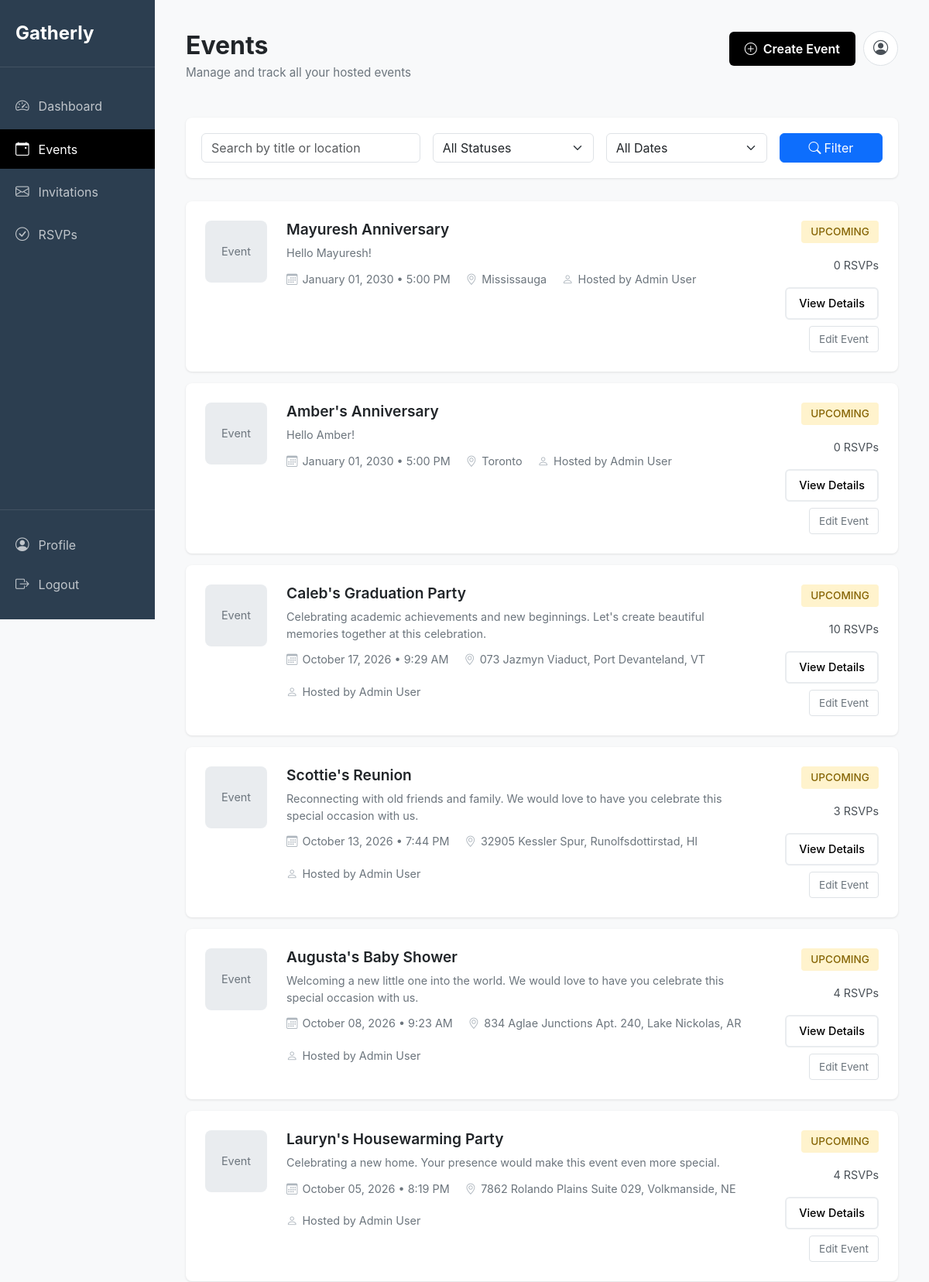
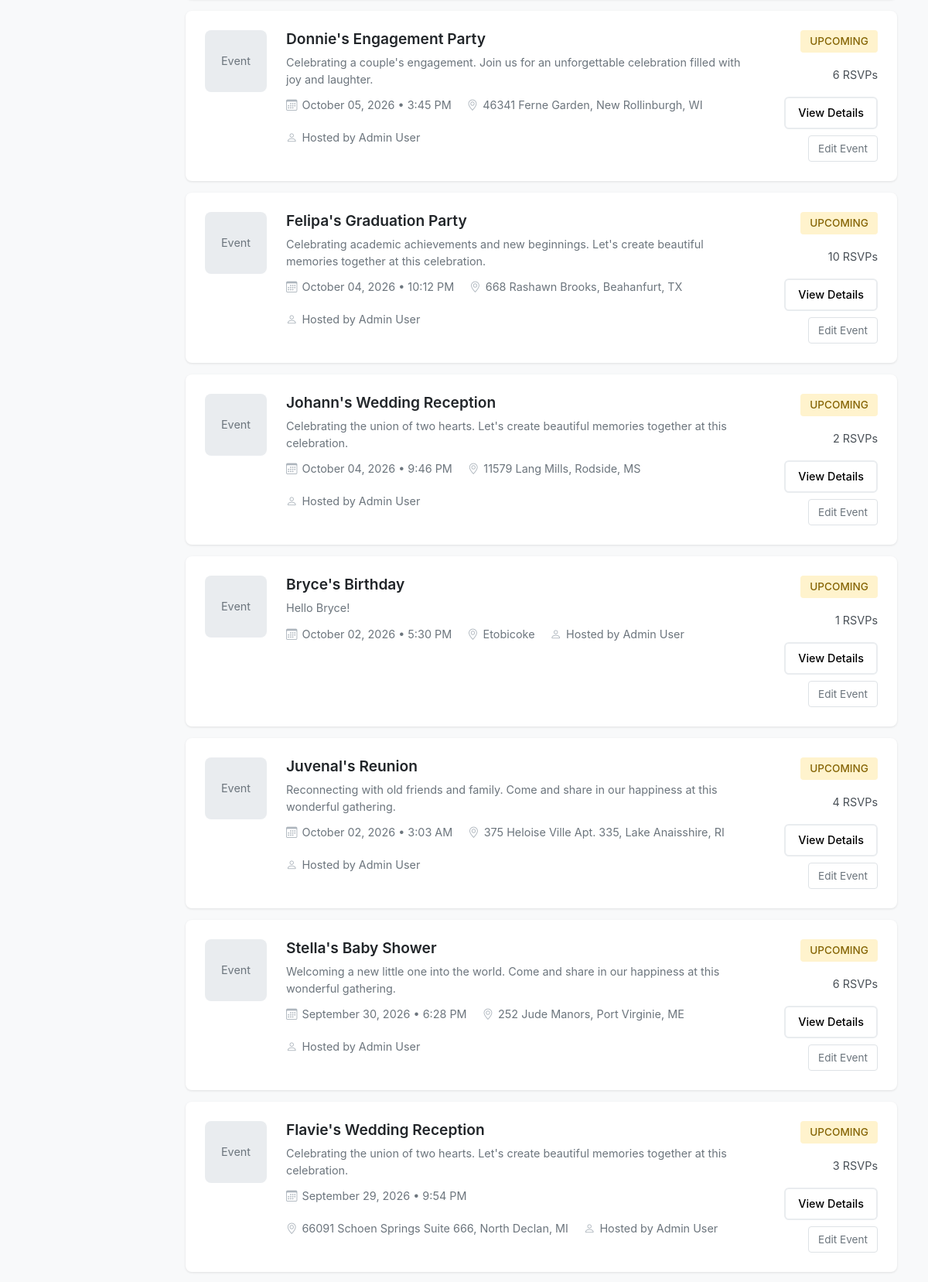
The app's page /events.php (signed in, upper part) with its own data (2 pictures, top to bottom).
### tables this page shows
CREATE TABLE `events` (
  `event_id` int(11) NOT NULL,
  `host_id` int(11) NOT NULL,
  `title` varchar(255) NOT NULL,
  `description` text DEFAULT NULL,
  `event_date` date NOT NULL,
  `event_time` time NOT NULL,
  `location` varchar(255) DEFAULT NULL,
  `location_lat` decimal(10,8) DEFAULT NULL,
  `location_lng` decimal(11,8) DEFAULT NULL,
  `max_guests` int(11) DEFAULT NULL,
  `status` enum('draft','published','cancelled','completed') NOT NULL DEFAULT 'draft',
  `rsvp_deadline` date DEFAULT NULL,
  `created_at` timestamp NOT NULL DEFAULT current_timestamp(),
  `updated_at` timestamp NOT NULL DEFAULT current_timestamp() ON UPDATE current_timestamp()
);

### app/config/Database.php (called while the page is built, shortened)
<?php
class Database
{
    private static $instance = null;
    private $connection;
    private function __construct()
    {
        $host = $_ENV['DB_HOST'] ?? getenv('DB_HOST') ?? 'localhost';
        $dbname = $_ENV['DB_NAME'] ?? getenv('DB_NAME') ?? 'gatherly';
        $username = $_ENV['DB_USER'] ?? getenv('DB_USER') ?? 'root';
        $password = $_ENV['DB_PASS'] ?? getenv('DB_PASS') ?? '';
        try {
            $dsn = "mysql:host=$host;dbname=$dbname;charset=utf8mb4";
            $options = [
                PDO::ATTR_ERRMODE => PDO::ERRMODE_EXCEPTION,
                PDO::ATTR_DEFAULT_FETCH_MODE => PDO::FETCH_ASSOC,
                PDO::ATTR_EMULATE_PREPARES => false,
            ];
            $this->connection = new PDO($dsn, $username, $password, $options);
        } catch (PDOException $e) {
            error_log("Database connection failed: " . $e->getMessage());
            throw $e;
        }
    }
    public static function getInstance()
    {
        if (self::$instance === null) {
            self::$instance = new self();
        }
        return self::$instance;
    }
    public function getConnection()
    {
        return $this->connection;
    }
}

### app/models/Event.php (called while the page is built, shortened)
<?php
require_once __DIR__ . '/../config/Database.php';
class Event
{
    private $db;
    public function __construct()
    {
        $this->db = Database::getInstance()->getConnection();
    }
    public function getAll()
    {
        $sql = "SELECT * FROM events ORDER BY event_date DESC, event_time DESC";
        try {
            $stmt = $this->db->query($sql);
            $result = $stmt->fetchAll();
            return $result ?: [];
        } catch (PDOException $e) {
            error_log("Events fetch failed: " . $e->getMessage());
            return false;
        }
    }
}

### events.php (the view, shortened to what this page needs)
<?php
require_once __DIR__ . '/app/models/Event.php';
require_once __DIR__ . '/app/config/Database.php';
$user_name = $_SESSION['first_name'] . ' ' . $_SESSION['last_name'];
$search = $_GET['search'] ?? '';
$status_filter = $_GET['status'] ?? '';
$date_filter = $_GET['date'] ?? '';
$eventModel = new Event();
$all_events = $eventModel->getAll();
$events = array_filter($all_events, function($event) use ($search, $status_filter, $date_filter) {
    if (!empty($search)) {
        $search_lower = strtolower($search);
        if (stripos($event['title'], $search_lower) === false &&
            stripos($event['location'], $search_lower) === false) {
            return false;
        }
    }
    if (!empty($status_filter) && $event['status'] !== $status_filter) {
        return false;
    }
    if (!empty($date_filter)) {
        $today = date('Y-m-d');
        if ($date_filter === 'upcoming' && $event['event_date'] < $today) {
            return false;
        }
        if ($date_filter === 'past' && $event['event_date'] >= $today) {
            return false;
        }
    }
    return true;
});
$db = Database::getInstance()->getConnection();
?>
<!DOCTYPE html>
<html lang="en">
<head>
    <link href="https://cdn.jsdelivr.net/npm/bootstrap@5.3.0/dist/css/bootstrap.min.css" rel="stylesheet">
    <link rel="stylesheet" href="https://cdn.jsdelivr.net/npm/bootstrap-icons@1.11.0/font/bootstrap-icons.css">
</head>
<body>
    <div class="sidebar">
        <div class="sidebar-brand">Gatherly</div>
        <ul class="sidebar-nav">
            <li class="sidebar-nav-item">
                <a href="<?= BASE_URL ?>/dashboard.php" class="sidebar-nav-link">
                    <i class="bi bi-speedometer2"></i>
                    <span>Dashboard</span>
                </a>
            </li>
            <li class="sidebar-nav-item">
                <a href="<?= BASE_URL ?>/events.php" class="sidebar-nav-link active">
                    <i class="bi bi-calendar-event"></i>
                    <span>Events</span>
                </a>
            </li>
            <li class="sidebar-nav-item">
                <a href="<?= BASE_URL ?>/invitations.php" class="sidebar-nav-link">
                    <i class="bi bi-envelope"></i>
                    <span>Invitations</span>
                </a>
            </li>
            <li class="sidebar-nav-item">
                <a href="<?= BASE_URL ?>/rsvps.php" class="sidebar-nav-link">
                    <i class="bi bi-check-circle"></i>
                    <span>RSVPs</span>
                </a>
            </li>
        </ul>
        <div class="sidebar-footer">
            <a href="<?= BASE_URL ?>/profile.php" class="sidebar-nav-link">
                <i class="bi bi-person-circle"></i>
                <span>Profile</span>
            </a>
            <a href="<?= BASE_URL ?>/handlers/logout_handler.php" class="sidebar-nav-link">
                <i class="bi bi-box-arrow-right"></i>
                <span>Logout</span>
            </a>
        </div>
    </div>
    <div class="main-content">
        <div class="page-header">
            <div class="page-header-content">
                <h1 class="page-title">Events</h1>
                <p class="page-subtitle">Manage and track all your hosted events</p>
            </div>
            <div class="header-actions">
                <a href="<?= BASE_URL ?>/create_event.php" class="btn-create-event">
                    <i class="bi bi-plus-circle"></i>
                    Create Event
                </a>
                <a href="<?= BASE_URL ?>/profile.php" class="profile-button" title="Profile">
                    <i class="bi bi-person-circle"></i>
                </a>
            </div>
        </div>
        <div class="filter-section">
            <form method="GET" action="<?= BASE_URL ?>/events.php">
                <div class="row g-3">
                    <div class="col-md-4">
                        <input type="text" class="form-control" name="search" placeholder="Search by title or location"
                               value="<?= htmlspecialchars($search) ?>">
                    </div>
                    <div class="col-md-3">
                        <select class="form-select" name="status">
                            <option value="">All Statuses</option>
                        </select>
                    </div>
                    <div class="col-md-3">
                        <select class="form-select" name="date">
                            <option value="">All Dates</option>
                        </select>
                    </div>
                    <div class="col-md-2">
                        <button type="submit" class="btn btn-primary w-100">
                            <i class="bi bi-search me-1"></i>Filter
                        </button>
                    </div>
                </div>
            </form>
        </div>
        <?php if (!empty($events) && is_array($events)): ?>
            <?php foreach ($events as $event): ?>
                <?php
                $today = date('Y-m-d');
                $event_status = ($event['event_date'] >= $today) ? 'UPCOMING' : 'COMPLETED';
                $status_class = ($event['event_date'] >= $today) ? 'upcoming' : 'completed';
                $stmt = $db->prepare("SELECT COUNT(*) FROM rsvps WHERE event_id = :event_id AND status = 'yes'");
                $stmt->execute([':event_id' => $event['event_id']]);
                $attendees = $stmt->fetchColumn();
                ?>
                <div class="event-card">
                    <div class="event-thumbnail">
                        Event
                    </div>
                    <div class="event-content">
                        <h3 class="event-title"><?= htmlspecialchars($event['title']) ?></h3>
                        <?php if (!empty($event['description'])): ?>
                            <p class="event-description">
                                <?= htmlspecialchars(substr($event['description'], 0, 150)) ?>
                            </p>
                        <?php endif; ?>
                        <div class="event-meta">
                            <div class="event-meta-item">
                                <i class="bi bi-calendar3"></i>
                                <span>
                                    <?= date('F d, Y', strtotime($event['event_date'])) ?>
                                    <?php if (!empty($event['event_time']) && $event['event_time'] !== '00:00:00'): ?>
                                        • <?= date('g:i A', strtotime($event['event_time'])) ?>
                                    <?php endif; ?>
                                </span>
                            </div>
                            <div class="event-meta-item">
                                <i class="bi bi-geo-alt"></i>
                                <span><?= htmlspecialchars($event['location']) ?></span>
                            </div>
                            <div class="event-meta-item">
                                <i class="bi bi-person"></i>
                                <span>Hosted by <?= htmlspecialchars($user_name) ?></span>
                            </div>
                        </div>
                    </div>
                    <div class="event-actions">
                        <span class="event-status <?= $status_class ?>"><?= $event_status ?></span>
                        <span class="event-attendees"><?= $attendees ?> RSVPs</span>
                        <a href="<?= BASE_URL ?>/view_event.php?id=<?= $event['event_id'] ?>" class="btn-view-details">
                            View Details
                        </a>
                        <a href="<?= BASE_URL ?>/edit_event.php?id=<?= $event['event_id'] ?>" class="btn-edit-event">
                            Edit Event
                        </a>
                    </div>
                </div>
            <?php endforeach; ?>
        <?php endif; ?>
    </div>
</body>
</html>

### events.php (style rules this page uses)
body { background-color: #f8f9fa; font-family: -apple-system, BlinkMacSystemFont, 'Segoe UI', Roboto, 'Helvetica Neue', Arial, sans-serif; }
.sidebar { background-color: #2c3e50; min-height: 100vh; position: fixed; top: 0; left: 0; width: 200px; padding: 0; display: flex; flex-direction: column; }
.sidebar-brand { color: white; font-size: 1.5rem; font-weight: 700; padding: 25px 20px; border-bottom: 1px solid rgba(255,255,255,0.1); }
.sidebar-nav { list-style: none; padding: 20px 0; margin: 0; flex: 1; }
.sidebar-footer { padding: 20px 0; border-top: 1px solid rgba(255,255,255,0.1); }
.sidebar-nav-item { margin: 5px 0; }
.sidebar-nav-link { display: flex; align-items: center; padding: 12px 20px; color: rgba(255,255,255,0.7); text-decoration: none; transition: all 0.3s; }
.sidebar-nav-link.active { background-color: #000; color: white; }
.sidebar-nav-link i { margin-right: 12px; font-size: 1.1rem; }
.main-content { margin-left: 200px; padding: 40px; }
.page-header { margin-bottom: 30px; display: flex; justify-content: space-between; align-items: flex-start; }
.page-header-content { flex: 1; }
.page-title { font-size: 2rem; font-weight: 700; margin-bottom: 5px; }
.page-subtitle { color: #6c757d; font-size: 0.95rem; }
.header-actions { display: flex; gap: 10px; align-items: center; }
.profile-button { background: white; border: 1px solid #dee2e6; border-radius: 50%; width: 45px; height: 45px; display: flex; align-items: center; justify-content: center; color: #495057; text-decoration: none; font-size: 1.2rem; transition: all 0.3s; }
.btn-create-event { background: #000; color: white; padding: 10px 20px; border-radius: 6px; text-decoration: none; font-weight: 600; display: inline-flex; align-items: center; gap: 8px; border: none; transition: all 0.3s; }
.filter-section { background: white; padding: 20px; border-radius: 8px; box-shadow: 0 1px 3px rgba(0,0,0,0.1); margin-bottom: 30px; }
.event-card { background: white; border-radius: 8px; padding: 25px; margin-bottom: 15px; box-shadow: 0 1px 3px rgba(0,0,0,0.1); display: flex; gap: 25px; }
.event-thumbnail { width: 80px; height: 80px; border-radius: 8px; object-fit: cover; flex-shrink: 0; background: #e9ecef; display: flex; align-items: center; justify-content: center; font-size: 0.9rem; color: #6c757d; }
.event-content { flex: 1; }
.event-title { font-size: 1.2rem; font-weight: 600; margin-bottom: 8px; color: #212529; }
.event-description { color: #6c757d; font-size: 0.9rem; margin-bottom: 12px; }
.event-meta { display: flex; gap: 20px; flex-wrap: wrap; }
.event-meta-item { display: flex; align-items: center; gap: 6px; color: #6c757d; font-size: 0.9rem; }
.event-meta-item i { color: #adb5bd; }
.event-actions { display: flex; flex-direction: column; gap: 8px; align-items: flex-end; min-width: 150px; }
.event-status { padding: 4px 12px; border-radius: 4px; font-size: 0.85rem; font-weight: 500; margin-bottom: 10px; }
.event-status.upcoming { background: #fff3cd; color: #856404; }
.event-attendees { color: #495057; font-size: 0.9rem; margin-bottom: 10px; }
.btn-view-details { padding: 8px 16px; border-radius: 6px; font-size: 0.9rem; text-decoration: none; font-weight: 500; background: white; color: #000; border: 2px solid #e9ecef; text-align: center; }
.btn-edit-event { padding: 6px 12px; border-radius: 4px; font-size: 0.85rem; text-decoration: none; color: #6c757d; border: 1px solid #dee2e6; }

### records on screen
events: title "Mayuresh Anniversary", description "Hello Mayuresh!", event_date "January 01, 2030", event_time "5:00 PM", location "Mississauga", attendees "0"
events: title "Amber's Anniversary", description "Hello Amber!", event_date "January 01, 2030", event_time "5:00 PM", location "Toronto", attendees "0"
events: title "Caleb's Graduation Party", description "Celebrating academic achievements and new beginnings. Let's create beautiful memories together at this celebration.", event_date "October 17, 2026", event_time "9:29 AM", location "073 Jazmyn Viaduct, Port Devanteland, VT", attendees "10"
events: title "Scottie's Reunion", description "Reconnecting with old friends and family. We would love to have you celebrate this special occasion with us.", event_date "October 13, 2026", event_time "7:44 PM", location "32905 Kessler Spur, Runolfsdottirstad, HI", attendees "3"
events: title "Augusta's Baby Shower", description "Welcoming a new little one into the world. We would love to have you celebrate this special occasion with us.", event_date "October 08, 2026", event_time "9:23 AM", location "834 Aglae Junctions Apt. 240, Lake Nickolas, AR", attendees "4"
events: title "Lauryn's Housewarming Party", description "Celebrating a new home. Your presence would make this event even more special.", event_date "October 05, 2026", event_time "8:19 PM", location "7862 Rolando Plains Suite 029, Volkmanside, NE", attendees "4"
events: title "Donnie's Engagement Party", description "Celebrating a couple's engagement. Join us for an unforgettable celebration filled with joy and laughter.", event_date "October 05, 2026", event_time "3:45 PM", location "46341 Ferne Garden, New Rollinburgh, WI", attendees "6"
events: title "Felipa's Graduation Party", description "Celebrating academic achievements and new beginnings. Let's create beautiful memories together at this celebration.", event_date "October 04, 2026", event_time "10:12 PM", location "668 Rashawn Brooks, Beahanfurt, TX", attendees "10"
events: title "Johann's Wedding Reception", description "Celebrating the union of two hearts. Let's create beautiful memories together at this celebration.", event_date "October 04, 2026", event_time "9:46 PM", location "11579 Lang Mills, Rodside, MS", attendees "2"
events: title "Bryce's Birthday", description "Hello Bryce!", event_date "October 02, 2026", event_time "5:30 PM", location "Etobicoke", attendees "1"
events: title "Juvenal's Reunion", description "Reconnecting with old friends and family. Come and share in our happiness at this wonderful gathering.", event_date "October 02, 2026", event_time "3:03 AM", location "375 Heloise Ville Apt. 335, Lake Anaisshire, RI", attendees "4"
events: title "Stella's Baby Shower", description "Welcoming a new little one into the world. Come and share in our happiness at this wonderful gathering.", event_date "September 30, 2026", event_time "6:28 PM", location "252 Jude Manors, Port Virginie, ME", attendees "6"
events: title "Flavie's Wedding Reception", description "Celebrating the union of two hearts. Let's create beautiful memories together at this celebration.", event_date "September 29, 2026", event_time "9:54 PM", location "66091 Schoen Springs Suite 666, North Declan, MI", attendees "3"
